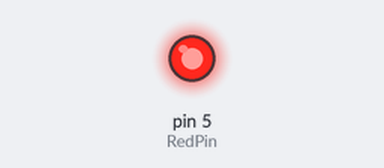
Recording of a sketch running on a simulated Arduino Uno, built with avr-gcc and run on an emulated ATmega328P. Shown: output pins drawn as LEDs (lit = HIGH).

Above: at 0.2 s.
At 17.2 s:
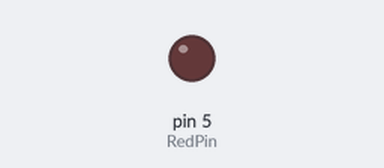
Timing chart, 0 to 39.0 s (numbered marks = the images above):
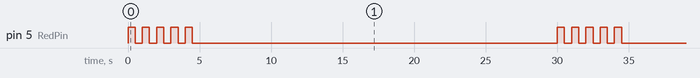

The sketch:

HW_2_Blinking_LED_s.ino
```cpp
int RedPin=5;
int BluePin=7;
int GreenPin=9;
int D=500;
void setup() {
  // put your setup code here, to run once:
pinMode(RedPin,OUTPUT);
}

void loop() {
  // put your main code here, to run repeatedly:
digitalWrite(RedPin,HIGH);
delay(D);
digitalWrite(RedPin,LOW);
delay(D);

digitalWrite(RedPin,HIGH);
delay(D);
digitalWrite(RedPin,LOW);
delay(D);

digitalWrite(RedPin,HIGH);
delay(D);
digitalWrite(RedPin,LOW);
delay(D);

digitalWrite(RedPin,HIGH);
delay(D);
digitalWrite(RedPin,LOW);
delay(D);

digitalWrite(RedPin,HIGH);
delay(D);
digitalWrite(RedPin,LOW);
delay(D);


digitalWrite(BluePin,HIGH);
delay(D);
digitalWrite(BluePin,LOW);
delay(D);

digitalWrite(BluePin,HIGH);
delay(D);
digitalWrite(BluePin,LOW);
delay(D);

digitalWrite(BluePin,HIGH);
delay(D);
digitalWrite(BluePin,LOW);
delay(D);

digitalWrite(BluePin,HIGH);
delay(D);
digitalWrite(BluePin,LOW);
delay(D);

digitalWrite(BluePin,HIGH);
delay(D);
digitalWrite(BluePin,LOW);
delay(D);

digitalWrite(BluePin,HIGH);
delay(D);
digitalWrite(BluePin,LOW);
delay(D);

digitalWrite(BluePin,HIGH);
delay(D);
digitalWrite(BluePin,LOW);
delay(D);

digitalWrite(BluePin,HIGH);
delay(D);
digitalWrite(BluePin,LOW);
delay(D);

digitalWrite(BluePin,HIGH);
delay(D);
digitalWrite(BluePin,LOW);
delay(D);

digitalWrite(BluePin,HIGH);
delay(D);
digitalWrite(BluePin,LOW);
delay(D);


digitalWrite(GreenPin,HIGH);
delay(D);
digitalWrite(GreenPin,LOW);
delay(D);

digitalWrite(GreenPin,HIGH);
delay(D);
digitalWrite(GreenPin,LOW);
delay(D);

digitalWrite(GreenPin,HIGH);
delay(D);
digitalWrite(GreenPin,LOW);
delay(D);

digitalWrite(GreenPin,HIGH);
delay(D);
digitalWrite(GreenPin,LOW);
delay(D);

digitalWrite(GreenPin,HIGH);
delay(D);
digitalWrite(GreenPin,LOW);
delay(D);

digitalWrite(GreenPin,HIGH);
delay(D);
digitalWrite(GreenPin,LOW);
delay(D);

digitalWrite(GreenPin,HIGH);
delay(D);
digitalWrite(GreenPin,LOW);
delay(D);

digitalWrite(GreenPin,HIGH);
delay(D);
digitalWrite(GreenPin,LOW);
delay(D);

digitalWrite(GreenPin,HIGH);
delay(D);
digitalWrite(GreenPin,LOW);
delay(D);

digitalWrite(GreenPin,HIGH);
delay(D);
digitalWrite(GreenPin,LOW);
delay(D);

digitalWrite(GreenPin,HIGH);
delay(D);
digitalWrite(GreenPin,LOW);
delay(D);

digitalWrite(GreenPin,HIGH);
delay(D);
digitalWrite(GreenPin,LOW);
delay(D);

digitalWrite(GreenPin,HIGH);
delay(D);
digitalWrite(GreenPin,LOW);
delay(D);

digitalWrite(GreenPin,HIGH);
delay(D);
digitalWrite(GreenPin,LOW);
delay(D);

digitalWrite(GreenPin,HIGH);
delay(D);
digitalWrite(GreenPin,LOW);
delay(D);
}
```

Measured:
- by itself, pin 5 (RedPin): repeats every 30.0 s: 4 × (LOW 0.50 s, HIGH 0.50 s), LOW 25.5 s, HIGH 0.50 s
- by itself, everything shown: repeats every 30.0 s, in 10 steps
